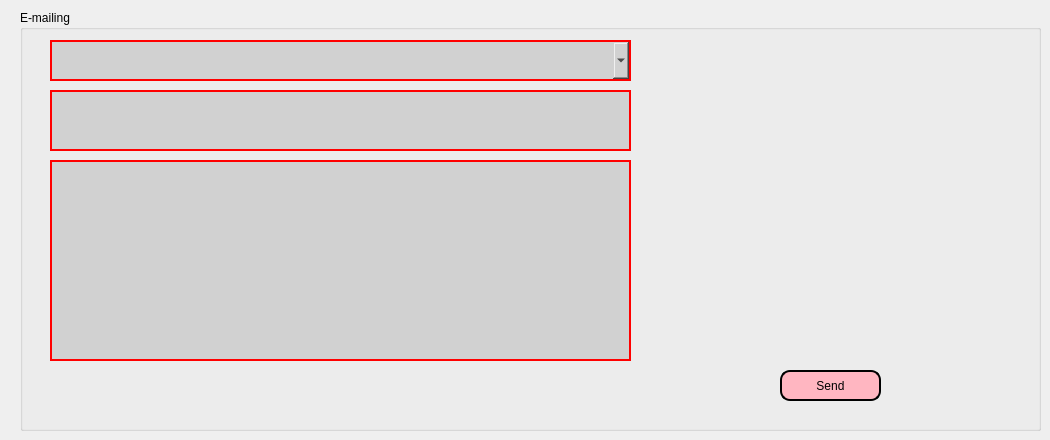
     <widget class="QWidget" name="tab_7">
      <attribute name="title">
       <string>E-mailing</string>
      </attribute>
      <widget class="QGroupBox" name="groupBox_11">
       <property name="geometry">
        <rect>
         <x>20</x>
         <y>10</y>
         <width>1021</width>
         <height>421</height>
        </rect>
       </property>
       <property name="styleSheet">
        <string notr="true">background-image: url(:/pic/pic.jpeg);</string>
       </property>
       <property name="title">
        <string>E-mailing</string>
       </property>
       <widget class="QLineEdit" name="subject">
        <property name="geometry">
         <rect>
          <x>30</x>
          <y>80</y>
          <width>581</width>
          <height>61</height>
         </rect>
        </property>
        <property name="styleSheet">
         <string notr="true">
padding: 0 8px;



border-width:2px;
border-style:solid;
border-color:red;
background: #d1d1d1;</string>
        </property>
        <property name="text">
         <string/>
        </property>
       </widget>
       <widget class="QPushButton" name="pushButton_Mail">
        <property name="geometry">
         <rect>
          <x>760</x>
          <y>360</y>
          <width>101</width>
          <height>31</height>
         </rect>
        </property>
        <property name="styleSheet">
         <string notr="true">border: 2px solid black;
border-radius: 10px;
padding: 0 8px;
background:#FFB6C1	;
font: bold, &quot;Comic Sans MS&quot;;</string>
        </property>
        <property name="text">
         <string>Send</string>
        </property>
       </widget>
       <widget class="QComboBox" name="comboBox_mail">
        <property name="geometry">
         <rect>
          <x>30</x>
          <y>30</y>
          <width>581</width>
          <height>41</height>
         </rect>
        </property>
        <property name="styleSheet">
         <string notr="true">border-width:2px;
border-style:solid;
border-color:red;
background: #d1d1d1;</string>
        </property>
       </widget>
       <widget class="QPlainTextEdit" name="msg">
        <property name="geometry">
         <rect>
          <x>30</x>
          <y>150</y>
          <width>581</width>
          <height>201</height>
         </rect>
        </property>
        <property name="styleSheet">
         <string notr="true">
padding: 0 8px;



border-width:2px;
border-style:solid;
border-color:red;
background: #d1d1d1;</string>
        </property>
       </widget>
      </widget>
     </widget>
